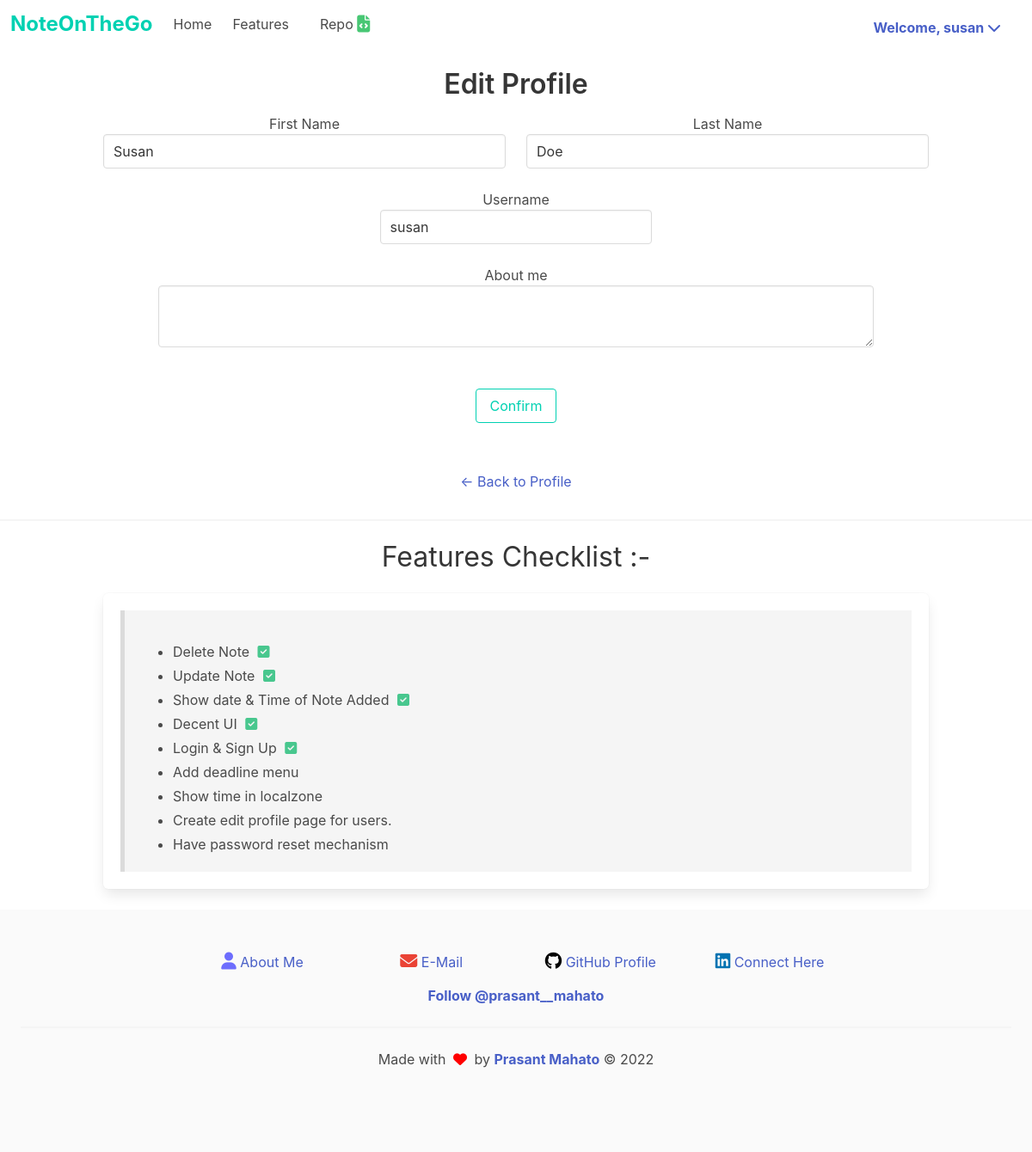
The page /edit_profile (signed in) on the database as committed earlier.
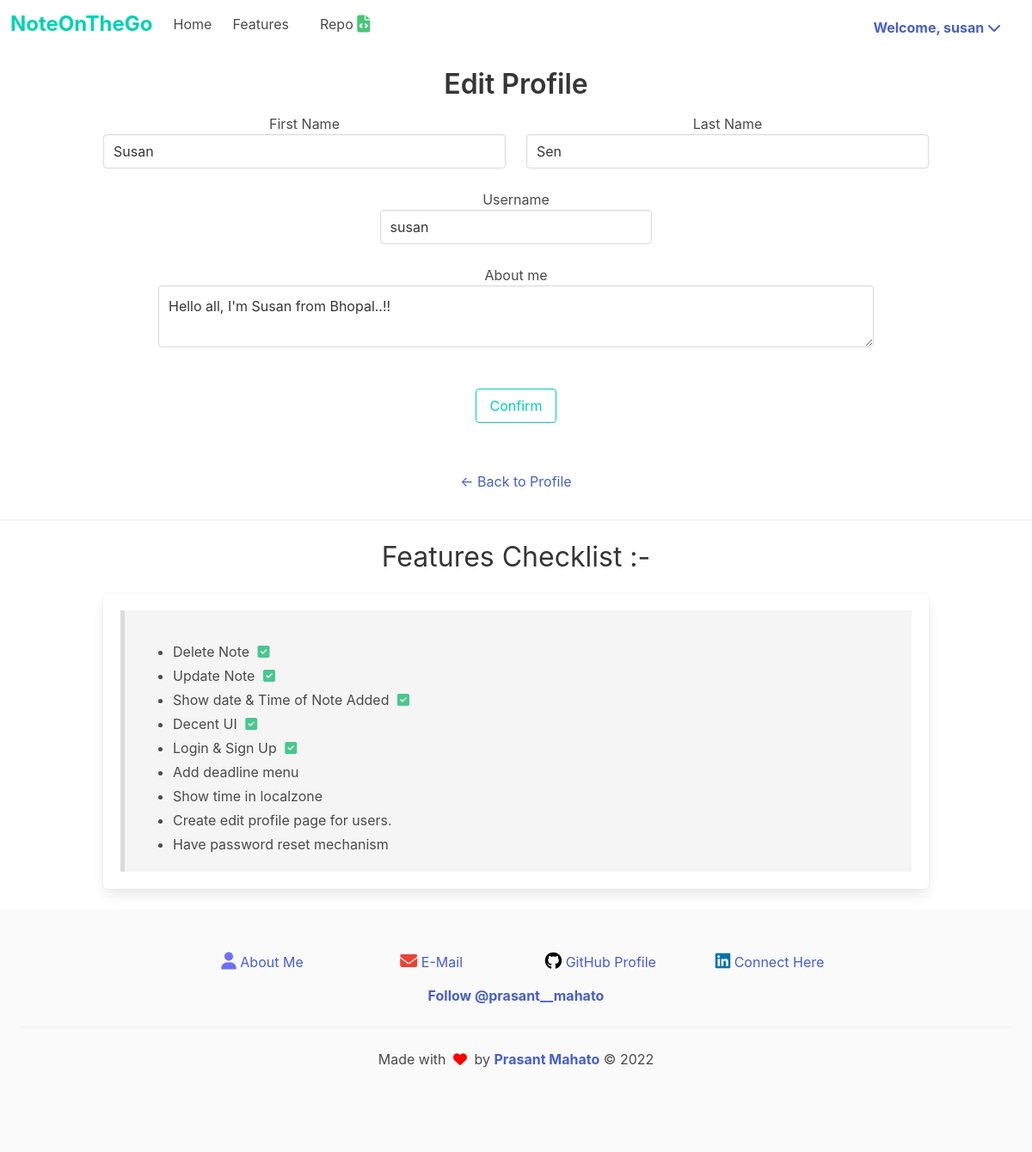
The same page on the database as committed later.
### app/model.py (models this page shows, shortened)
class User(UserMixin, db.Model):
    id = db.Column(db.Integer, primary_key=True)
    username = db.Column(db.String(64), index=True, unique=True)
    about_me = db.Column(db.String(64), nullable=True)
    first_name = db.Column(db.String(64))
    last_name = db.Column(db.String(64))
    email = db.Column(db.String(120), index=True, unique=True)
    password_hash = db.Column(db.String(128))
    notes = db.relationship('Todo', backref='author', lazy='dynamic')

### app/routes.py (the view)
@app.route('/edit_profile', methods=['GET','POST'])
@login_required
def edit_profile():
    form = EditProfileForm(current_user.username)
    if form.validate_on_submit():
        current_user.username = form.username.data.lower()
        current_user.about_me = form.about_me.data
        current_user.first_name = form.first_name.data
        current_user.last_name = form.last_name.data
        db.session.commit()
        flash('Profile changes updated successfully')
        return redirect('user/'+current_user.username)
    elif request.method == 'GET':
        form.username.data = current_user.username
        form.about_me.data = current_user.about_me
    return render_template('edit_profile.html', title='Edit Profile', form=form, user=user)

### app/forms.py (shortened to what this page needs)
class EditProfileForm(FlaskForm):
    username = StringField('Username', validators=[DataRequired()])
    first_name = StringField('first_name', validators=[DataRequired()])
    last_name = StringField('last_name', validators=[DataRequired()])
    about_me = TextAreaField('About me', validators=[Length(min=0, max=140)])
    submit = SubmitField('Submit')
    def __init__(self, original_username,*args, **kwargs):
        super(EditProfileForm, self).__init__(*args, **kwargs)
        self.original_username = original_username

### app/model.py (called while the page is built)
@login.user_loader
def load_user(id):
    return User.query.get(int(id))

### app/templates/edit_profile.html (shortened to what this page needs)
{% extends "base.html" %}
{% block content %}
    <h1>Edit Profile</h1>
    <form action="" method="POST" class="container content">
        <div class="columns">
            <div class="column">
                {{ form.first_name.label('First Name')  }}<br>
                {{ form.first_name(size=32, class_='input', value=current_user.first_name, autofocus='on') }}<br>
            </div>
            <div class="column">
                {{ form.last_name.label('Last Name')  }}<br>
                {{ form.last_name(size=32, class_='input', value=current_user.last_name) }}<br>
            </div>
        </div>
        <div class="columns control">
            <div class="column">
                {{ form.username.label  }}<br>
                {{ form.username(size=32 ,class_='input') }}<br>
            </div>
        </div>
            {{ form.about_me.label  }}<br>
            <div class="container content mx-6 px-4 control">
                {{ form.about_me(size=10, class_='textarea is-centered is-normal', rows=2) }}<br>
            </div>
        <p>{{ form.submit(class_='button is-primary is-outlined', value='Confirm') }}</p>
    </form>
    <br>
    <div class="button is-normal is-ghost">
        <a href="{{ url_for('user', username=current_user.username) }} "><span>&leftarrow;</span> Back to Profile</a>
    </div>
    <hr>
{% endblock %}

### app/templates/base.html (shortened to what the changed rows need)
<!DOCTYPE html>
<html lang="en">
<head>
    <link rel="stylesheet" type="text/css" href="{{ url_for('static', filename='css/bulma.min.css') }}">
    <link rel="stylesheet" type="text/css" href="{{ url_for('static', filename='css/main.css') }}">
</head>
<body>
    <nav class="navbar" role="navigation" aria-label="main navigation">
        <div id="navbarBasicExample" class="navbar-menu">
          <div class="navbar-end">
            <div class="navbar-item">
              <div class="buttons">
                {% if not current_user.is_anonymous %}
                  <div class="navbar-item has-dropdown is-hoverable pr-5">
                    <a class="dropdown-link" id="uppercase">
                      <strong>
                      Welcome, {{ current_user.username }} <i class="fas fa-chevron-down"></i>
                      </strong>
                    </a>
                  </div>
                {% endif %}
              </div>
            </div>
          </div>
        </div>
      </nav>
    <div class="conatainer content has-text-centered pt-5">
        {% block content %}
        {% endblock %}
    </div>
    <div class="title conatainer has-text-centered" id="c2">
      <h2>
        Features Checklist :-
      </h2>
    </div>
</body>
</html>

Rows that differ between the two databases and show on the page:
changed User "susan": last_name "Doe" → "Sen"; about_me (not shown) → "Hello all, I'm Susan from Bhopal..!!"
